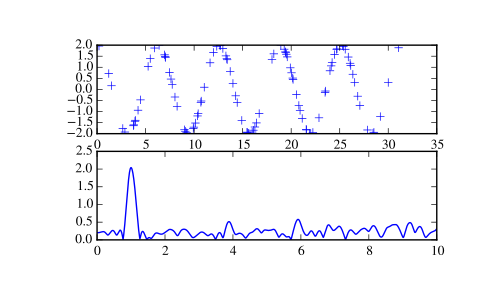

The Python source for this figure:
import scipy.signal
import matplotlib.pyplot as plt

# First define some input parameters for the signal:

A = 2.
w = 1.
phi = 0.5 * np.pi
nin = 1000
nout = 100000
frac_points = 0.9 # Fraction of points to select

# Randomly select a fraction of an array with timesteps:

r = np.random.rand(nin)
x = np.linspace(0.01, 10*np.pi, nin)
x = x[r >= frac_points]
normval = x.shape[0] # For normalization of the periodogram

# Plot a sine wave for the selected times:

y = A * np.sin(w*x+phi)

# Define the array of frequencies for which to compute the periodogram:

f = np.linspace(0.01, 10, nout)

# Calculate Lomb-Scargle periodogram:

import scipy.signal as signal
pgram = signal.lombscargle(x, y, f)

# Now make a plot of the input data:

plt.subplot(2, 1, 1)
# <matplotlib.axes.AxesSubplot object at 0x102154f50>
plt.plot(x, y, 'b+')
# [<matplotlib.lines.Line2D object at 0x102154a10>]

# Then plot the normalized periodogram:

plt.subplot(2, 1, 2)
# <matplotlib.axes.AxesSubplot object at 0x104b0a990>
plt.plot(f, np.sqrt(4*(pgram/normval)))
# [<matplotlib.lines.Line2D object at 0x104b2f910>]
plt.show()
